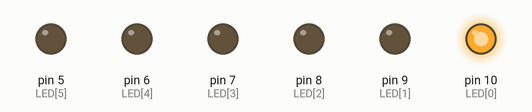
Simulated run of this sketch. Board: Arduino Uno, built with avr-gcc and run on an emulated ATmega328P. Parts: output pins drawn as LEDs (lit = HIGH).

Above: at 0.2 s.
At 1.2 s:
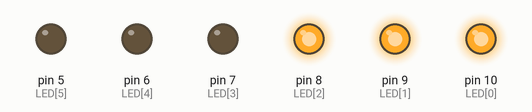
At 1.7 s:
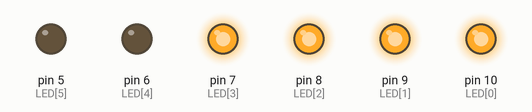
At 2.2 s:
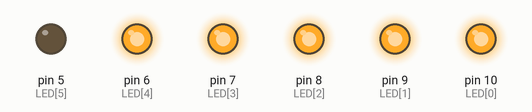
At 3.0 s:
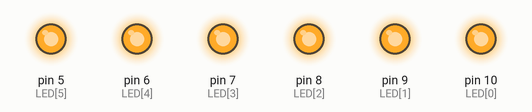
At 4.7 s:
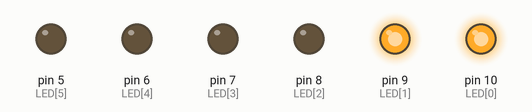
Timing chart, 0 to 5.2 s (numbered marks = the images above):
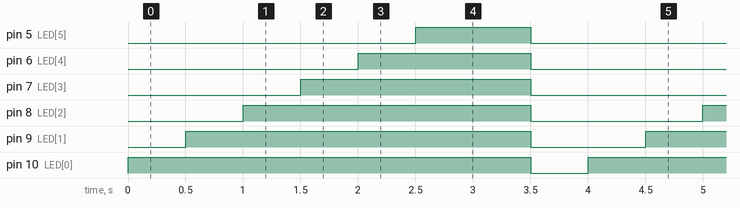

The sketch:

lab1_3.ino
```cpp
int LED[] = {10, 9, 8, 7, 6, 5};
void setup() {
  pinMode(LED[0], OUTPUT);
  pinMode(LED[1], OUTPUT);
  pinMode(LED[2], OUTPUT);
  pinMode(LED[3], OUTPUT);
  pinMode(LED[4], OUTPUT);
  pinMode(LED[5], OUTPUT);

}
int currentPin = 0;
void loop() {
  currentPin=0;
  while (currentPin <= 6) {
    digitalWrite(LED[currentPin], HIGH);
    delay(500);
    currentPin++;

  }
  currentPin=0;
  while (currentPin <= 6) {
    digitalWrite(LED[currentPin], LOW);
    currentPin++;
  }
  delay(500);
}
```

Measured:
- by itself, pin 5 (LED[5]): alternates HIGH for 1.0 s and LOW for 3.0 s
- by itself, pin 6 (LED[4]): alternates HIGH for 1.5 s and LOW for 2.5 s
- by itself, pin 7 (LED[3]): alternates HIGH for 2.0 s and LOW for 2.0 s
- by itself, pin 8 (LED[2]): alternates HIGH for 2.5 s and LOW for 1.5 s
- by itself, pin 9 (LED[1]): alternates HIGH for 3.0 s and LOW for 1.0 s
- by itself, pin 10 (LED[0]): alternates HIGH for 3.5 s and LOW for 0.50 s
